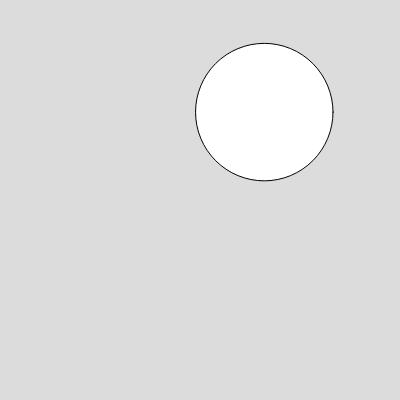
Frame 1 (no input)
Frame 60 (no input): identical to frame 1, image omitted
Frame 120 (the mouse pressed at the canvas centre since frame 60): identical to frame 1, image omitted

The p5.js sketch that drew this single still picture (run headless with seeded random() and noise() and a simulated clock; from frame 60 on, the mouse is pressed at the canvas centre):

// p5.js sketch
// ── sketch.js
let x, y, w;

function setup() {
  createCanvas(400, 400);
  x = random(50, 350);
  y = random(50, 350);
  w = random(100, 150);
}

function draw() {
  background(220);
  ellipse(x, y, w);
  if (mouseIsPressed) {
    if (mouseButton == LEFT) {
      if (Math.sqrt((x - mouseX) ** 2 + (y - mouseY) ** 2) < w / 2) {
        print("ok");
      }
    }
  }
}
